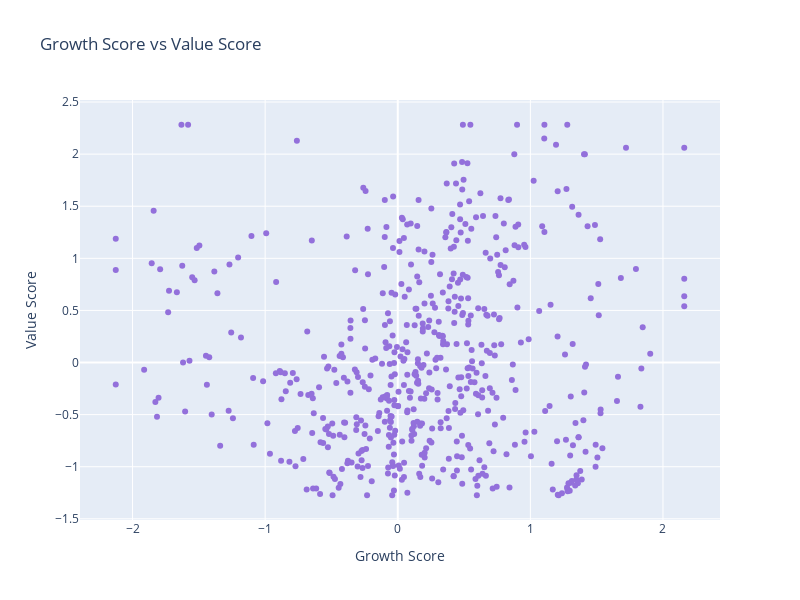

Write notebook code for a chart like this one.
### Code cell
# 단일 산점도 그래프 (팝업 인덱스 표시)
fig = px.scatter(style, x='GS', y='VS',
                 title='Growth Score vs Value Score',
                 labels={'GS': 'Growth Score', 'VS': 'Value Score'},
                 color_discrete_sequence=['mediumpurple'],
                 hover_name=style.index)

fig.update_layout(
    xaxis_title='Growth Score',
    yaxis_title='Value Score',
    width=800,
    height=600
)

fig.show()

### Figure 1 — Plotly figure (JSON) as saved in the notebook; plotly's stock layout.template omitted (floating-point values rounded to 4 significant figures; data arrays with more than 128 entries replaced by an {"elided": "..."} marker saying what was removed)
{"data": [{"hovertemplate": "<b>%{hovertext}</b><br><br>Growth Score=%{x}<br>Value Score=%{y}<extra></extra>", "hovertext": {"elided": "562 str values"}, "legendgroup": "", "marker": {"color": "mediumpurple", "symbol": "circle"}, "mode": "markers", "name": "", "orientation": "v", "showlegend": false, "type": "scatter", "x": {"elided": "562 float values"}, "xaxis": "x", "y": {"elided": "562 float values"}, "yaxis": "y"}], "layout": {"height": 600, "legend": {"tracegroupgap": 0}, "title": {"text": "Growth Score vs Value Score"}, "width": 800, "xaxis": {"anchor": "y", "domain": [0, 1], "title": {"text": "Growth Score"}}, "yaxis": {"anchor": "x", "domain": [0, 1], "title": {"text": "Value Score"}}}}
